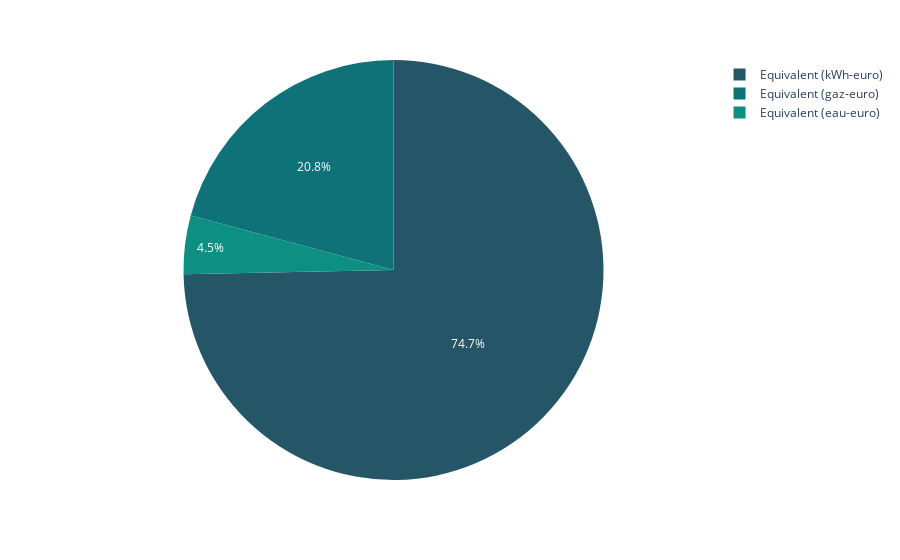

Source (notebook cell):
### Code cell
values = [df['Equivalent (kWh-euro)'].sum(), df['Equivalent (eau-euro)'].sum(), df['Equivalent (gaz-euro)'].sum()]
names = ['Equivalent (kWh-euro)', 'Equivalent (eau-euro)', 'Equivalent (gaz-euro)']
fig = px.pie(df, values=values , names=names, color_discrete_sequence=px.colors.sequential.Aggrnyl)
fig.show()

### Figure 1 — Plotly figure (JSON) as saved in the notebook; plotly's stock layout.template omitted (floating-point values rounded to 4 significant figures)
{"data": [{"domain": {"x": [0, 1], "y": [0, 1]}, "hovertemplate": "label=%{label}<br>value=%{value}<extra></extra>", "labels": ["Equivalent (kWh-euro)", "Equivalent (eau-euro)", "Equivalent (gaz-euro)"], "legendgroup": "", "name": "", "showlegend": true, "type": "pie", "values": [137500.0, 8292.0, 38330.0]}], "layout": {"legend": {"tracegroupgap": 0}, "margin": {"t": 60}, "piecolorway": ["rgb(36, 86, 104)", "rgb(15, 114, 121)", "rgb(13, 143, 129)", "rgb(57, 171, 126)", "rgb(110, 197, 116)", "rgb(169, 220, 103)", "rgb(237, 239, 93)"]}}
